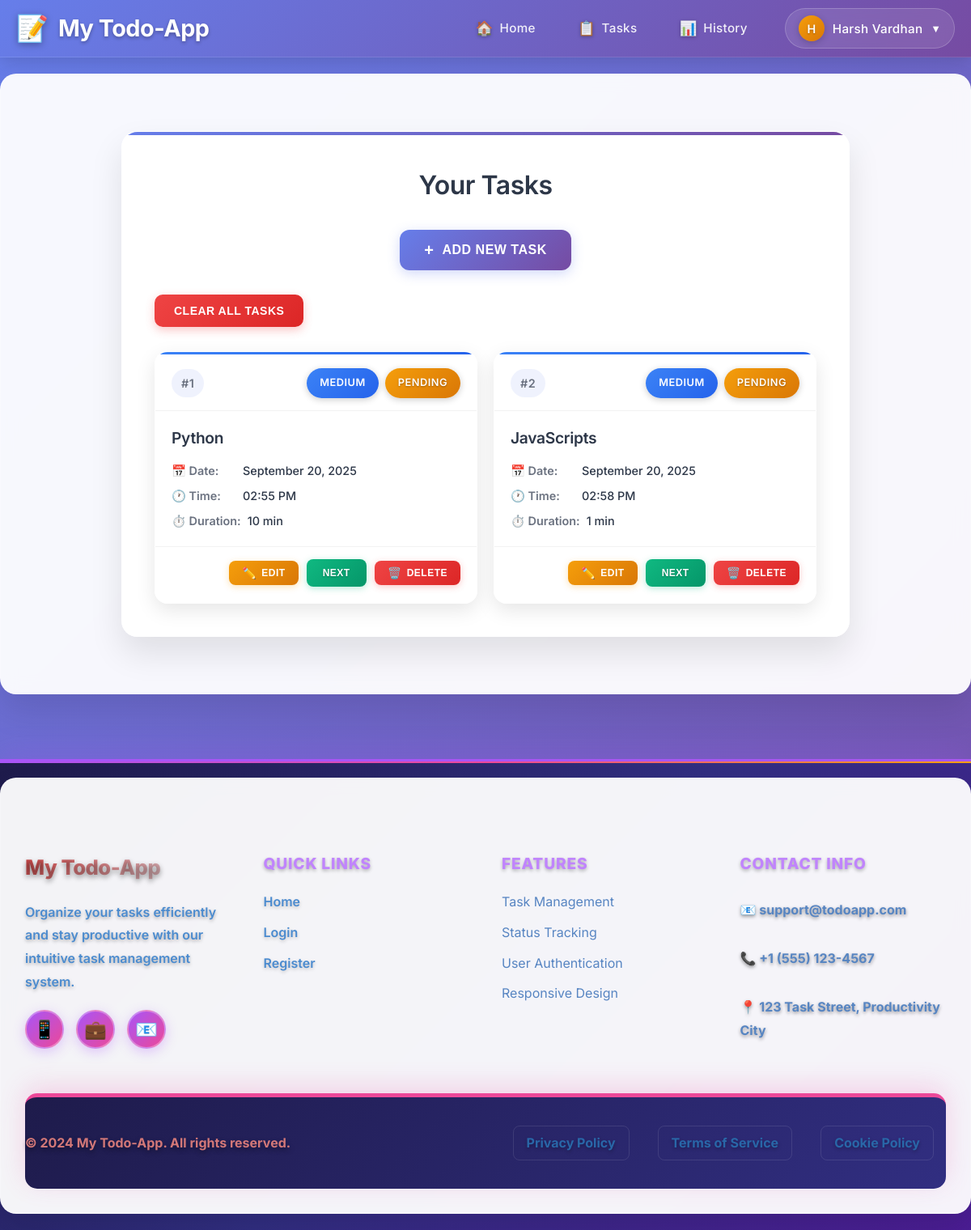
The app's page / (signed in) with its own data.
### app/models.py (models this page shows, shortened)
class User(db.Model, UserMixin):
    id = db.Column(db.Integer, primary_key=True)
    username = db.Column(db.String(150), unique=True, nullable=False)
    first_name = db.Column(db.String(150), nullable=False)
    last_name = db.Column(db.String(150), nullable=False)
    email = db.Column(db.String(150), unique=True, nullable=False)
    phone_no = db.Column(db.String(20), unique=True, nullable=False)
    password_hash = db.Column(db.String(256), nullable=False)
    email_verified = db.Column(db.Boolean, default=False, nullable=False)
    tasks = db.relationship('Task', back_populates='owner', lazy=True)
    reminders = db.relationship('Reminder', back_populates='user', lazy=True)

class Task(db.Model):
    id = db.Column(db.Integer, primary_key=True)
    title = db.Column(db.String(100), nullable=False)
    status = db.Column(
        Enum("Pending", "In Progress", "Completed", name="task_status"),
        default="Pending",
        nullable=False,
    )
    scheduled_date = db.Column(db.Date, nullable=True)
    scheduled_time = db.Column(db.Time, nullable=True)
    estimated_duration = db.Column(db.Integer, nullable=True)  # in minutes
    priority = db.Column(
        Enum("Low", "Medium", "High", "Urgent", name="task_priority"),
        default="Medium",
        nullable=False,
    )
    created_at = db.Column(db.DateTime, default=db.func.current_timestamp())
    updated_at = db.Column(db.DateTime, default=db.func.current_timestamp(), onupdate=db.func.current_timestamp())
    user_id = db.Column(db.Integer, db.ForeignKey("user.id"), nullable=True)
    owner = db.relationship("User", back_populates="tasks")
    history = db.relationship('TaskHistory', back_populates='task', lazy=True, cascade='all, delete-orphan')

### app/routes/tasks.py (the view)
@tasks_bp.route('/')
@login_required
def view_task():
    tasks = Task.query.filter_by(user_id=current_user.id).order_by(Task.priority.desc(), Task.scheduled_date.asc(), Task.scheduled_time.asc()).all()
    form = TaskForm()
    return render_template('tasks.html', tasks=tasks, form=form)

### app/templates/tasks.html (shortened to what this page needs)
{% extends "base.html" %} {% block title %}Task List{% endblock %} {% block
content %}
<div class="task-box">
  <h2>Your Tasks</h2>
  <div class="add-task-section">
    <button type="button" class="btn-add-task" onclick="toggleTaskForm()">
      <span class="btn-icon">+</span>
      <span class="btn-text">Add New Task</span>
    </button>
  </div>
  {% if tasks %}
  <form action="{{url_for('tasks.clear_all_tasks')}}" method='POST' class="clear-task-form">
    <button type="submit" class='btn-btn-clear'>Clear All Tasks</button>
  </form>
  <div class="tasks-grid">
    {% for task in tasks %}
    <div class="task-card priority-{{ task.priority|lower }}">
      <div class="task-card-header">
        <span class="task-number">#{{loop.index}}</span>
        <div class="badge-group">
          <span class="badge priority-badge priority-{{ task.priority|lower }}">{{ task.priority }}</span>
          <span class="badge {{ task.status|lower|replace(' ', '-') }}">{{ task.status }}</span>
        </div>
      </div>
      <div class="task-card-body">
        <h3 class="task-title">{{ task.title }}</h3>
        <div class="task-details">
          {% if task.scheduled_date %}
          <div class="task-detail">
            <span class="detail-label">📅 Date:</span>
            <span class="detail-value">{{ task.scheduled_date.strftime('%B %d, %Y') }}</span>
          </div>
          {% endif %}
          {% if task.scheduled_time %}
          <div class="task-detail">
            <span class="detail-label">🕐 Time:</span>
            <span class="detail-value">{{ task.scheduled_time.strftime('%I:%M %p') }}</span>
          </div>
          {% endif %}
          {% if task.estimated_duration %}
          <div class="task-detail">
            <span class="detail-label">⏱️ Duration:</span>
            <span class="detail-value">{{ task.estimated_duration }} min</span>
          </div>
          {% endif %}
        </div>
      </div>
      <div class="task-card-footer">
        <div class="task-actions">
          <button type="button" class="btn-edit"
                  data-task-id="{{ task.id }}"
                  data-title="{{ task.title }}"
                  data-scheduled-date="{{ task.scheduled_date }}"
                  data-scheduled-time="{{ task.scheduled_time }}"
                  data-estimated-duration="{{ task.estimated_duration }}"
                  data-priority="{{ task.priority }}"
                  onclick="openEditFormFromButton(this)">
            <span class="btn-icon">✏️</span>
            Edit
          </button>
          <form action="{{url_for('tasks.toggle_task')}}" method='POST' style="display: inline;">
            <button type="submit" class="btn-small">Next</button>
          </form>
          <button type="button" class="btn-delete"
                  data-task-id="{{ task.id }}"
                  data-task-title="{{ task.title }}"
                  onclick="openDeleteModal(this)">
            <span class="btn-icon">🗑️</span>
            Delete
          </button>
        </div>
      </div>
    </div>
    {% endfor %}
  </div>
  {% else %}
  <p>No tasks found.</p>
  {% endif %}
</div>
{% endblock%}

### app/templates/base.html (shortened to what this page needs)
<!DOCTYPE html>
<html lang="en">
<head>
  <link rel="stylesheet"
    href="{{ url_for('static', filename='css/style.css') }}{% if cache_buster %}?v={{ cache_buster }}{% endif %}" />
</head>
<body>
  <header class="navbar">
    <div class="navbar-container">
      <div class="navbar-brand">
        <a href="{{ url_for('tasks.view_task')}}" class="brand-link">
          <span class="brand-icon">📝</span>
          <span class="brand-text">My Todo-App</span>
        </a>
      </div>
      <nav class="navbar-nav">
        <div class="nav-links">
          <a href="{{ url_for('tasks.view_task')}}" class="nav-link">
            <span class="nav-icon">🏠</span>
            <span class="nav-text">Home</span>
          </a>
          {% if current_user.is_authenticated %}
          <a href="{{ url_for('tasks.view_task')}}" class="nav-link">
            <span class="nav-icon">📋</span>
            <span class="nav-text">Tasks</span>
          </a>
          <a href="{{ url_for('tasks.task_history')}}" class="nav-link">
            <span class="nav-icon">📊</span>
            <span class="nav-text">History</span>
          </a>
          {% endif %}
        </div>
        <div class="nav-auth">
          {% if current_user.is_authenticated %}
          <div class="user-menu">
            <button class="user-toggle" onclick="toggleUserMenu()">
              <span class="user-avatar">{{ current_user.first_name[0] if current_user.first_name else current_user.username[0] }}</span>
              <span class="user-name">{{ current_user.first_name or current_user.username }}</span>
              <span class="dropdown-arrow">▼</span>
            </button>
          </div>
          {% endif %}
        </div>
      </nav>
    </div>
  </header>
  <main class="container">
    {% block content %}{% endblock %}
  </main>
  <footer>
    <div class="container">
      <div class="footer-content">
        <div class="footer-section">
          <h3>My Todo-App</h3>
          <p style="color: #4b8bcf;">Organize your tasks efficiently and stay productive with our intuitive task
            management system.</p>
          <div class="social-links">
            <a href="#" class="social-link" title="GitHub">
              <span>📱</span>
            </a>
            <a href="#" class="social-link" title="LinkedIn">
              <span>💼</span>
            </a>
            <a href="#" class="social-link" title="Email">
              <span>📧</span>
            </a>
          </div>
        </div>
        <div class="footer-section">
          <h4>Quick Links</h4>
          <ul class="footer-links">
            <li><a href="{{ url_for('tasks.view_task') }}">Home</a></li>
            {% if 'user' in session %}
            <li><a href="{{ url_for('auth.logout') }}">Logout</a></li>
            {% else %}
            <li><a href="{{ url_for('auth.login') }}">Login</a></li>
            <li><a href="{{ url_for('auth.register') }}">Register</a></li>
            {% endif %}
          </ul>
        </div>
        <div class="footer-section">
          <h4>Features</h4>
          <ul class="footer-links" style="color: #5785c2;">
            <li>Task Management</li>
            <li>Status Tracking</li>
            <li>User Authentication</li>
            <li>Responsive Design</li>
          </ul>
        </div>
        <div class="footer-section">
          <h4>Contact Info</h4>
          <div class="contact-info">
            <p class="contact-info-p" style="color: #5785c2;">📧 support@todoapp.com</p>
            <p class="contact-info-p" style="color: #5785c2;">📞 +1 (555) 123-4567</p>
            <p class="contact-info-p" style="color: #5785c2;">📍 123 Task Street, Productivity City</p>
          </div>
        </div>
      </div>
      <div class="footer-bottom">
        <div class="footer-bottom-content">
          <p>&copy; 2024 My Todo-App. All rights reserved.</p>
          <div class="footer-bottom-links">
            <a href="#">Privacy Policy</a>
            <a href="#">Terms of Service</a>
            <a href="#">Cookie Policy</a>
          </div>
        </div>
      </div>
    </div>
  </footer>
</body>
</html>

### records on screen
User: first_name "H", first_name "Harsh Vardhan"
Task: priority "MEDIUM", status "PENDING", title "Python", scheduled_date "September 20, 2025", scheduled_time "02:55 PM", estimated_duration "10"
Task: priority "MEDIUM", status "PENDING", title "JavaScripts", scheduled_date "September 20, 2025", scheduled_time "02:58 PM", estimated_duration "1"
